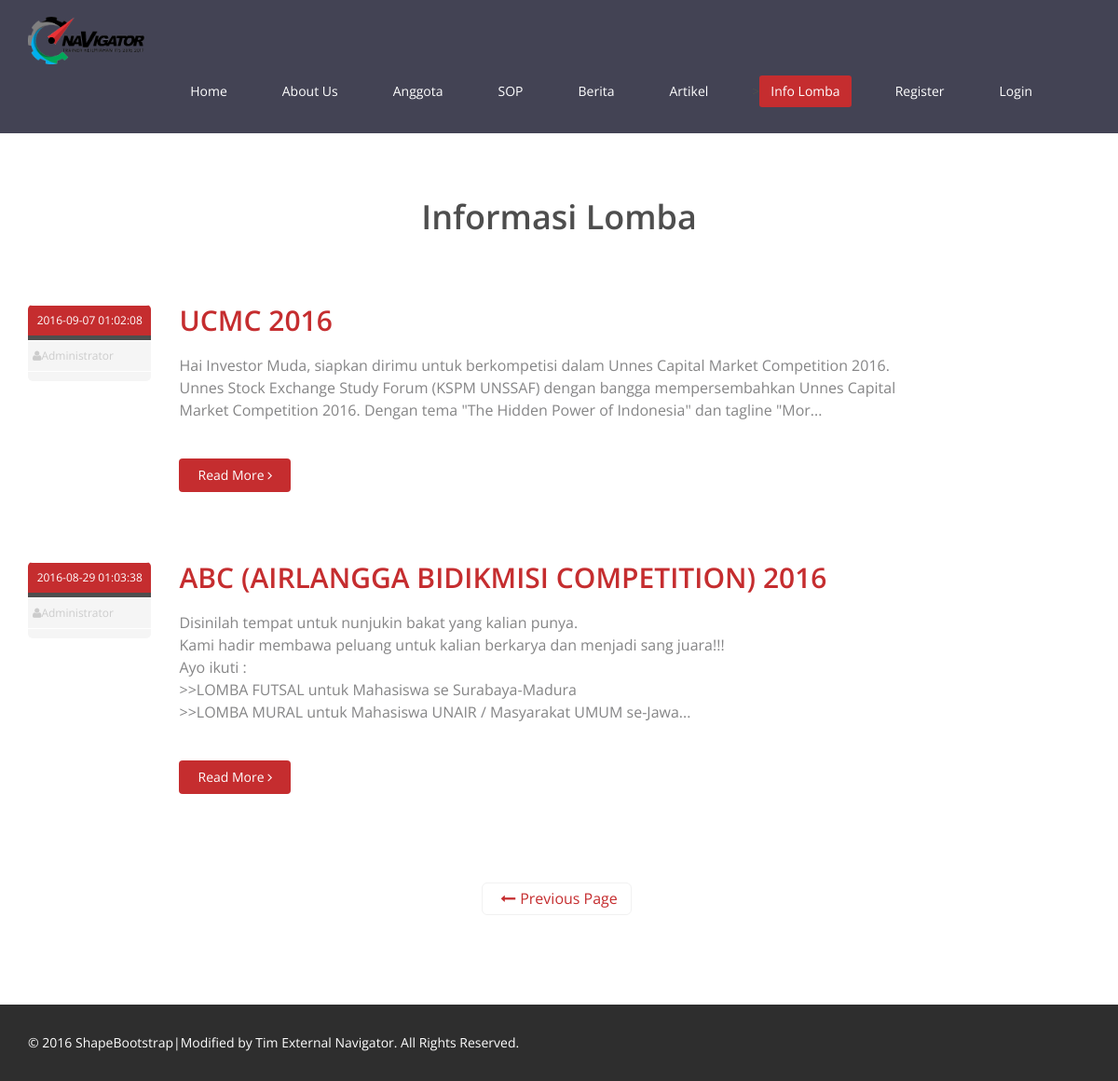
Screenshot of /index.php/lomba/index/all/4/3 with the database file from the repository.
### tables this page shows
CREATE TABLE `artikel` (
  `id` int(11) NOT NULL AUTO_INCREMENT,
  `judul` varchar(200) DEFAULT NULL,
  `isi` text,
  `tanggal` datetime DEFAULT NULL,
  `kategori` varchar(50) DEFAULT NULL,
  `creator` int(11) DEFAULT NULL COMMENT 'fk id trainer',
  `foto` varchar(100) DEFAULT NULL,
  `hapus` int(1) DEFAULT '0',
  `jenis` int(11) DEFAULT NULL,
  PRIMARY KEY (`id`)
);

### application/controllers/Lomba.php (called while the page is built, shortened)
<?php
class Lomba extends CI_Controller {
	public function index()
	{
		$this->load->model('Lomba_model');
		$kategori = $this->uri->segment(3);
		$start = $this->uri->segment(4);
		$jumlah = $this->uri->segment(5);
		$data['aktif'] = "lomba";
		if($this->session->userdata('role') == 'user')
		{
			$data['authenticated'] = 3;
		}
		elseif($this->session->userdata('role') == 'admin')
		{
			$data['authenticated'] = 2;
		}
		elseif($this->session->userdata('role') == 'trainer')
		{
			$data['authenticated'] = 1;
		}
		else
		{
			$data['authenticated'] = 0;
		}
		$this->load->view('include/header', $data);
		$data = array(
			'lomba' => $this->Lomba_model->list_lomba($kategori, $start, $jumlah),
			'jumlah' => $this->Lomba_model->jumlah_lomba($kategori),
			'awal' => $start,
			'akhir' => $start + $jumlah - 1
		 );
		$this->load->view('front_end/lomba', $data);
		$this->load->view('include/footer');
	}
}

### index.php (called while the page is built, shortened)
<?php
require_once BASEPATH.'core/CodeIgniter.php';

### application/models/Lomba_model.php (called while the page is built, shortened)
<?php
Class Lomba_model extends CI_Model{
    public function list_lomba($kategori, $start, $jumlah)
    {
      $s = $start - 1;
      if($kategori == 'all')
      {
        $query = $this->db->order_by('tanggal', 'DESC')
                          ->get_where('artikel', array('hapus' => 0, 'jenis' => 3), $s, $jumlah);
      }
      else
      {
        $query = $this->db->order_by('tanggal', 'DESC')
                          ->get_where('artikel', array('kategori'=>$kategori,'hapus' => 0, 'jenis' => 3), $s, $jumlah);
      }
      $data = $query->result();
      return $data;
    }
}
?>

### application/views/front_end/lomba.php (the view, shortened to what this page needs)
<section id="blog" class="container">
  <div class="center">
    <h2>Informasi Lomba</h2>
  </div>
  <div class="blog">
    <div class="row">
      <div class="col-md-10">
        <?php foreach($lomba as $ar) {?>
          <div class="blog-item">
            <div class="row">
              <div class="col-xs-12 col-sm-2 text-center">
                <div class="entry-meta">
                  <span id="publish_date"><?php echo $ar->tanggal; ?></span>
                  <span><i class="fa fa-user"></i>Administrator</span>
                  <span><i class=""></i><?php echo $ar->kategori; ?></span>
                </div>
              </div>
              <div class="col-xs-12 col-sm-10 blog-content">
                <h2><a href="javascript:void(0)" onclick="location.href='<?php echo site_url("lomba/detail/$ar->id"); ?>';"><?php echo $ar->judul; ?></a></h2>
                <h3><?php $isi = $ar->isi; echo substr($isi, 0, 275); echo '...'; ?></h3>
                <a class="btn btn-primary readmore" href="javascript:void(0)" onclick="location.href='<?php echo site_url("lomba/detail/$ar->id"); ?>';">Read More <i class="fa fa-angle-right"></i></a>
              </div>
            </div>
          </div>
          <?php } ?>
        </div>
      </div>
      <div class="row" style="text-align:center;">
        <ul class="pagination pagination-lg" style="text-align:center;">
          <?php if($awal != 1) { $prev = $awal - 3; ?>
            <li><a href="javascript:void(0)" onclick="location.href='<?php echo site_url("lomba/index/all/$prev/3"); ?>';"><i class="fa fa-long-arrow-left"></i>Previous Page</a></li>
            <?php } ?>
            </ul>
          </div>
        </div>
      </section>

### assets/css/main.css (style rules this page uses)
body { background: #fff; font-family: 'Open Sans', sans-serif; color:#4e4e4e; line-height: 22px; }
h1, h2, h3, h4, h5, h6 { font-weight: 600; font-family: 'Open Sans', sans-serif; color:#4e4e4e; }
h2 { font-size: 20px; }
h3 { font-size: 16px; color: #787878; font-weight: 400; line-height: 24px; }
a { color: #c52d2f; -webkit-transition: color 300ms, background-color 300ms; -moz-transition: color 300ms, background-color 300ms; -o-transition: color 300ms, background-color 300ms; transition: color 300ms, background-color 300ms; }
.btn-primary { padding: 8px 20px; background: #c52d2f; color: #fff; border-radius: 4px; border:none; margin-top: 10px; }
.center h2 { font-size: 36px; margin-top: 0; margin-bottom: 20px; }
body > section { padding: 70px 0; }
.center { text-align: center; padding-bottom: 55px; }
.blog-item { border-radius: 0; overflow: hidden; margin-bottom: 50px; }
.blog .blog-item .blog-content { padding-bottom: 25px; }
.blog .blog-item .blog-content h2 { margin-top: 0; font-size: 30px; }
.readmore { margin-top: 0; }
.blog .blog-item .blog-content h3 { color: #858586; margin-bottom: 40px; }
.blog .blog-item .entry-meta { border-radius: 5px; overflow: hidden; }
.blog .blog-item .entry-meta > span { background: #f5f5f5; border-top: 1px solid #fff; display: block; font-size: 12px; overflow: hidden; padding: 5px; text-align: left; }
#publish_date { background: #c52d2f; border-bottom: 5px solid #4e4e4e; color: #fff; padding: 5px 0; text-align: center; }
.blog .blog-item .entry-meta > span { color: #ccc; }
ul.pagination > li > a { border: 1px solid #F1F1F1; margin-right:5px; border-radius: 5px; font-size: 16px; padding: 5px 14px; }
ul.pagination > li > a i { margin-left:5px; margin-right:5px; }

### rows the page displays
artikel: tanggal "2016-09-07 01:02:08", judul "UCMC 2016", isi "Hai Investor Muda, siapkan dirimu untuk berkompetisi dalam Unnes Capital Market Competition 2016. Unnes Stock Exchange Study Forum (KSPM UNSSAF) dengan bangga mempersembahkan Unnes Capital Market Competition 2016. Dengan tema \"The Hidden Power of Indonesia\" dan tagline \"Mor"
artikel: tanggal "2016-08-29 01:03:38", judul "ABC (AIRLANGGA BIDIKMISI COMPETITION) 2016", isi "Disinilah tempat untuk nunjukin bakat yang kalian punya. Kami hadir membawa peluang untuk kalian berkarya dan menjadi sang juara!!! Ayo ikuti : >>LOMBA FUTSAL untuk Mahasiswa se Surabaya-Madura >>LOMBA MURAL untuk Mahasiswa UNAIR / Masyarakat UMUM se-Jawa"
